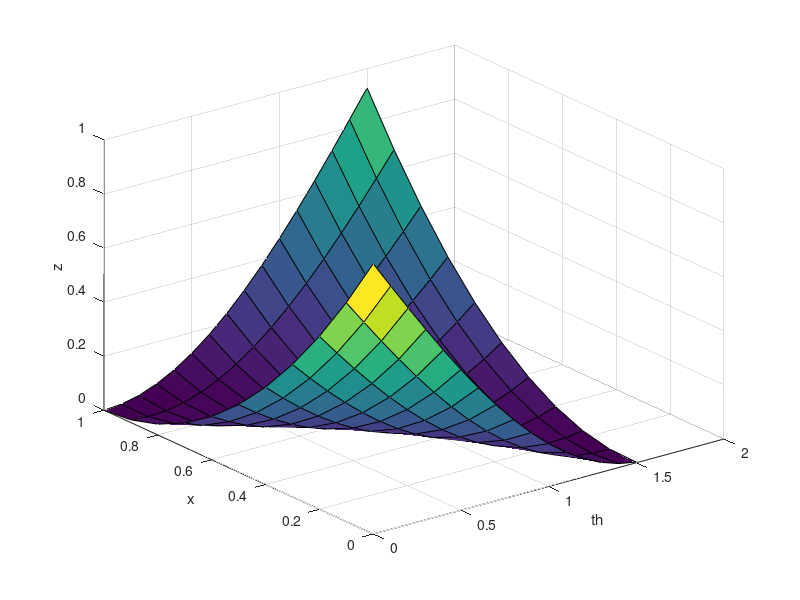

MATLAB code for this plot:
close all
clear


l = 1; 
f = @(q) (l*cos(q(1))-l/(tan(q(2))+1))^2/2+(l*sin(q(1))-l/(tan(q(2))+1)*tan(q(2)))^2/2;
[q_min, f_min] = fmincon(f,[0;0],[],[],[],[],[0;0],[pi/2;pi/2]-.01);

[th,alpha] = meshgrid(0:.1:pi/2,0:.1:pi/2);
x = l./(tan(alpha)+1);
z = (l*cos(th)-x).^2/2+(l*sin(th)-x*tan(alpha)).^2/2;
surf(th,alpha,z);
ylabel('alpha');xlabel('th');zlabel('z');


[th,x] = meshgrid(0:.1:pi/2,0:.1:1);
z = (l*cos(th)-x).^2/2+(l*sin(th)-(l-x)).^2/2;
surf(th,x,z);
ylabel('x');xlabel('th');zlabel('z');
% x = l/(tan(alpha)+1);
% f = @(th) (l*cos(th)-x)^2/2+(l*sin(th)-x*tan(alpha))^2/2;
% [th_min, f_min] = fmincon(f,0,[],[],[],[],0,pi/2);
